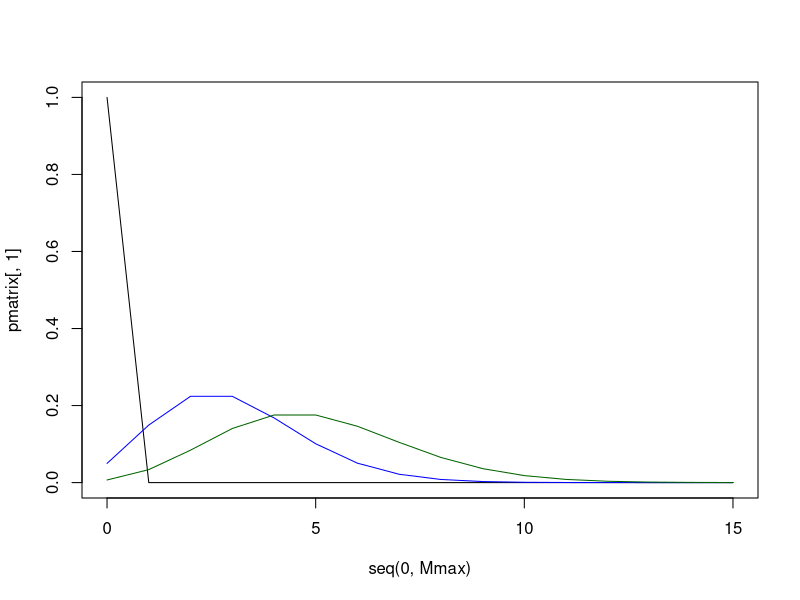

Source code (R): (Note: this script raises an error after producing the figure.)
# Declare variables
tmax <- 200;
# Critical energetic reserves
xmax <- 30;
xc <- 3;

# Declare patch-specific values for patch/activity i = 1, 2, 3
# Cost
c = c(1,2,1);
# MEAN reward
p = c(0,3,5);
# Prob(death)
d = c(0.0,0.004,0.02);


#Number of activities/patches
np <- length(d);

# Define survival matrix and Decision matrix
S = matrix(0,xmax,tmax);
D = matrix(0,xmax,tmax-1);

# Define the Terminal Survival Function
# S(x,t=tmax) = 0 for x<= xc and S(x,t=tmax) = 1 for x > xc
xbar <- 4;
for (x in 1:xmax) {
  if (x <= xc) {
    S[x,tmax] <- 0;
  } else {
    S[x,tmax] <- 1;
    # S[x,tmax] <- (x - xc)/(x-xc+xbar);
  }
}

#boundary condition function
bc <- function(xvalue) {
  if (xvalue <= xc) {
    xvalue <- xc;
  }
  if (xvalue > xmax) {
    xvalue <- xmax;
  }
  return(xvalue)
}

#The probability of different rewards per patch
Mmax = 15;
pmatrix = matrix(0,Mmax+1,np);
for (i in 1:np) {
  for (m in 1:(Mmax+1)) {
    M=m-1;
    pmatrix[m,i] = dpois(M,p[i]);
  }
}
#Normalize to the cutoff Mmax
totals = apply(pmatrix,2,sum)
for (i in 1:np) {
  pmatrix[,i] = pmatrix[,i]/totals[i]
}
plot(seq(0,Mmax),pmatrix[,1],xlim=c(0,15),type='l')
lines(seq(0,Mmax),pmatrix[,2],col='blue')
lines(seq(0,Mmax),pmatrix[,3],col='darkgreen')

# Begin backwards calculations Note that the t index is altered by -1
for (t in seq(tmax-1,1,-1)) {
  
  #Evaluate the survival-maximizing activity/patch for each energetic value
  for (x in (xc+1):xmax) {
    
    value <- numeric(np);
    #Calculate the survival probability for each patch
    for (i in 1:np) {
      
      value_m <- numeric(Mmax+1);
      
      xp = numeric(Mmax+1);
      
      #Cycle through different possible gain values (M)
      for (m in 1:(Mmax+1)) {
        M = m-1;
        # what is x if you find food
        xp[m] <- x - c[i] + M;
        
        #Boundary conditions!
        xp[m] <- bc(xp[m]);
        
        #Calculate the survival probability given the probability of M gain
        value_m[m] <- (1-d[i])*pmatrix[m,i]*S[xp[m],t+1];
      }
      
      value[i] = sum(value_m);
      
    }
    #Now that the values are calculate, which is the largest?
    maxvalue <- max(value);
    #which activity/patch maximizes survival?
    istar <- which(value==maxvalue);
    
    #Now fill in the survival probabilities and decision matrix:
    S[x,t] <- maxvalue;
    D[x,t] <- istar;
    
  }
  
}




#Individual Monte Carlo simulation with fitness-maximizing decision choices


#initalize vectors

n = 100;
X = matrix(0,n,tmax);
R = matrix(0,n,tmax);
#Initial state
X[,1] = xmax;
R[,1] = xmax;


for (t in 1:(tmax-1)) {
  for (i in 1:n) {
    
    state = X[i,t];
    
    rstate = R[i,t];
    
    #Only go through this if the individual is still alive
    if (state > xc) {
      
      #which activity do I choose?
      dec = D[state,t];
      # dec = sample(c(1,2,3),1);
      
      #Do I die during this activity?
      d_draw = runif(1);
      
      #IF you survive, look for food
      if (d_draw > d[dec]) {
        
        #Do I find food during this activity?
        f_draw = runif(1);
        
        if (f_draw < f[dec]) {
          #Do find food
          newstate = state + p[dec] -c[dec];
        } else {
          #Don't find food
          newstate = state - c[dec];
          
        }
        
        #Apply boundary conditions
        newstate = bc(newstate);
        
      } else {
        newstate = xc;
      }
      
      #update state for next time interval
      X[i,t+1] = newstate;
    }
  }
}

plot(X[1,],type='l',ylim=c(0,10))
for (i in 2:n) {
  lines(X[i,])
}

# Individual Monte Carlo simulations with RANDOM activity choices

n = 100;
R = matrix(0,n,tmax);
#Initial state
R[,1] = xmax;


for (t in 1:(tmax-1)) {
  for (i in 1:n) {
    
    state = R[i,t];
    
    #Only go through this if the individual is still alive
    if (state > xc) {
      
      #which activity do I choose?
      # dec = D[state,t];
      dec = sample(c(1,2,3),1);
      
      #Do I die during this activity?
      d_draw = runif(1);
      
      #IF you survive, look for food
      if (d_draw > d[dec]) {
        
        #Do I find food during this activity?
        f_draw = runif(1);
        
        if (f_draw < f[dec]) {
          #Do find food
          newstate = state + p[dec] -c[dec];
        } else {
          #Don't find food
          newstate = state - c[dec];
          
        }
        
        #Apply boundary conditions
        newstate = bc(newstate);
        
      } else {
        newstate = xc;
      }
      
      #update state for next time interval
      R[i,t+1] = newstate;
    }
  }
}

plot(R[1,],type='l',ylim=c(0,10))
for (i in 2:n) {
  lines(R[i,])
}
